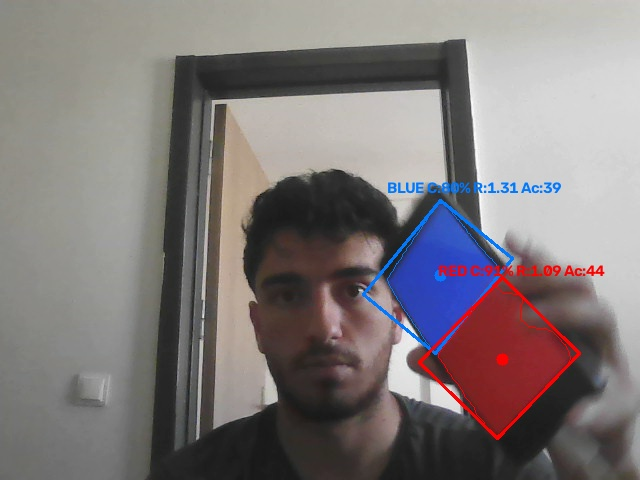
#> input picture debug_images/debug_20260711_152601_search.jpg, 640 x 480 px
$ python -i live_test.py   (imports and definitions only)
#> lines starting #> are read from the running program, lines starting #| are printed output that depends on the picture
# -*- coding: utf-8 -*-
"""
TEKNOFEST İHA - Döndürmeye Dayanıklı Canlı Hedef Tespit Testi

Kullanım:
    python live_test.py --sure 60 --pencere
    python live_test.py --sure 60
    python live_test.py --surekli --pencere

60 saniyelik test:
    0-10 sn   : HEDEF YOK
    10-20 sn  : SADECE MAVİ
    20-30 sn  : HEDEF YOK
    30-40 sn  : SADECE KIRMIZI
    40-50 sn  : HEDEF YOK
    50-60 sn  : MAVİ + KIRMIZI

Durdurma:
    CTRL+C
    Q
    ESC
"""

import argparse
import os
import signal
import sys
import time
from dataclasses import dataclass, field
from typing import Dict, List, Optional, Tuple
import cv2
import numpy as np
from picamera2 import Picamera2


# =============================================================================
# RASPBERRY PI KAMERA DESTEĞİ
# =============================================================================

try:


    HAS_PICAMERA2 = True
except ImportError:
    HAS_PICAMERA2 = False


# =============================================================================
# KAMERA AYARLARI
# =============================================================================

CAMERA_WIDTH = 640
CAMERA_HEIGHT = 480
CAMERA_FPS = 30
CAMERA_INDEX = 0


# =============================================================================
# HSV RENK ARALIKLARI
# =============================================================================

# Mavi
BLUE_HSV_LOWER = np.array([95, 80, 50], dtype=np.uint8)
BLUE_HSV_UPPER = np.array([135, 255, 255], dtype=np.uint8)

# Kırmızı - iki Hue bölgesi
RED_HSV_LOWER_1 = np.array([0, 140, 70], dtype=np.uint8)
RED_HSV_UPPER_1 = np.array([10, 255, 255], dtype=np.uint8)

RED_HSV_LOWER_2 = np.array([170, 140, 70], dtype=np.uint8)
RED_HSV_UPPER_2 = np.array([179, 255, 255], dtype=np.uint8)


# =============================================================================
# MAVİ HEDEF FİLTRELERİ
# =============================================================================

MIN_CONTOUR_AREA_BLUE = 800
MAX_CONTOUR_AREA_BLUE = 190000

# minAreaRect kullanıldığı için oran her zaman uzun/kısa şeklinde >= 1 olur.
BLUE_ASPECT_RATIO_MIN = 1.00
BLUE_ASPECT_RATIO_MAX = 1.70

BLUE_RECTANGULARITY_MIN = 0.60

BLUE_MIN_CORNERS = 4
BLUE_MAX_CORNERS = 6

MIN_CONFIDENCE_BLUE = 70.0


# =============================================================================
# KIRMIZI HEDEF FİLTRELERİ
# =============================================================================

MIN_CONTOUR_AREA_RED = 1200
MAX_CONTOUR_AREA_RED = 190000

RED_ASPECT_RATIO_MIN = 1.00
RED_ASPECT_RATIO_MAX = 1.70

RED_RECTANGULARITY_MIN = 0.65

RED_MIN_CORNERS = 4
RED_MAX_CORNERS = 6

MIN_CONFIDENCE_RED = 72.0


# =============================================================================
# GÖRÜNTÜ İŞLEME AYARLARI
# =============================================================================

GAUSSIAN_BLUR_SIZE = 5

OPEN_KERNEL_SIZE = 3
CLOSE_KERNEL_SIZE = 5

OPEN_ITERATIONS = 1
CLOSE_ITERATIONS = 2

SHAPE_APPROX_EPSILON = 0.04


# =============================================================================
# TAKİP AYARLARI
# =============================================================================

REQUIRED_CONSECUTIVE_FRAMES = 5

TRACK_MAX_DISTANCE_PX = 120.0
TRACK_MAX_MISSED_FRAMES = 8


# =============================================================================
# DEBUG AYARLARI
# =============================================================================

DEBUG_DIR = "debug_images"


# =============================================================================
# VERİ SINIFLARI
# =============================================================================


# =============================================================================
# YARDIMCI FONKSİYONLAR
# =============================================================================

# [866 lines left out: functions euclidean_distance, clean_mask, calculate_center, normalize_rotated_angle, calculate_confidence, find_detections and 7 more, not called in this run]


# =============================================================================
# SİNYAL YÖNETİMİ
# =============================================================================

stop_requested = False


# [9 lines left out: function signal_handler, not called in this run]


# [9 lines not run here, left out]


# =============================================================================
# ANA PROGRAM
# =============================================================================

# [542 lines left out: function main, not called in this run]


# [2 lines not run here, left out]

>>> import cv2
>>> picture = cv2.imread('debug_images/debug_20260711_152601_search.jpg', cv2.IMREAD_GRAYSCALE)
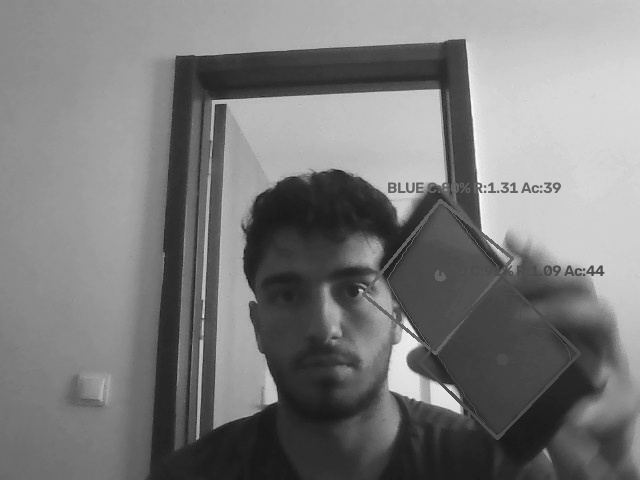
#> picture: shape (480, 640); min 22, max 255, mean 123.2
#> (the run stopped early here; a loop or call above may not have finished)

$ run again, on debug_images/debug_20260711_153354_search.jpg
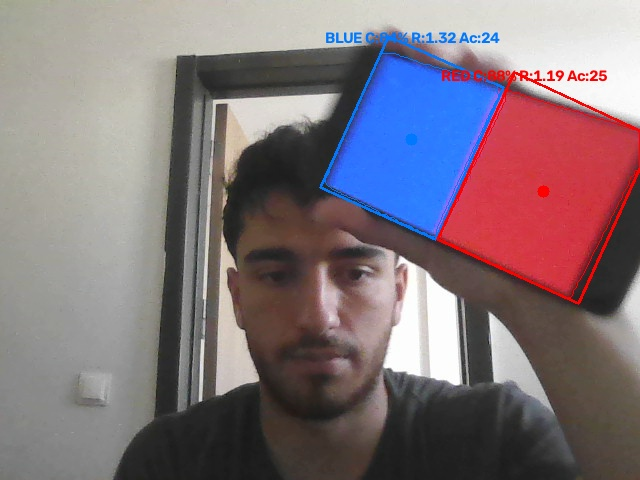
#> input picture debug_images/debug_20260711_153354_search.jpg, 640 x 480 px
#> `picture = cv2.imread('debug_images/debug_20260711_152601_search.jpg', ..`:
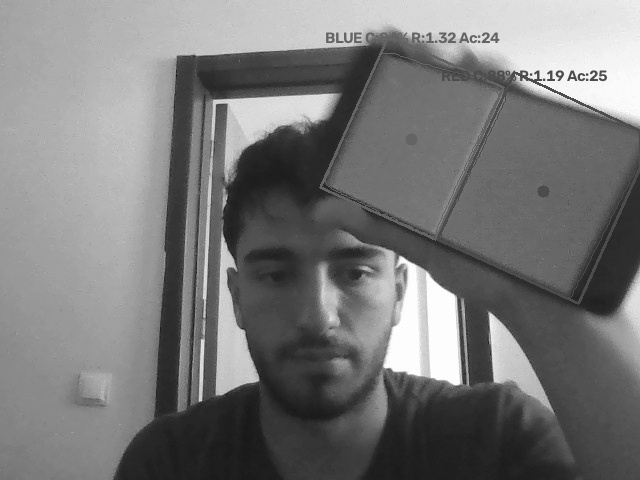
#> picture: shape (480, 640); min 17, max 255, mean 120.7

$ run again, on debug_images/debug_20260711_154601_search.jpg
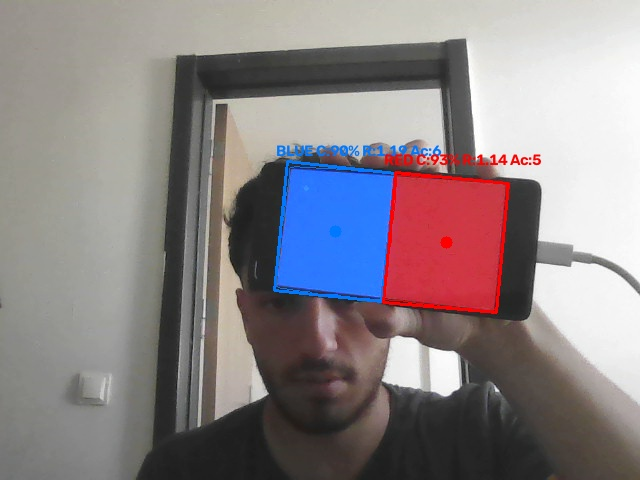
#> input picture debug_images/debug_20260711_154601_search.jpg, 640 x 480 px
#> `picture = cv2.imread('debug_images/debug_20260711_152601_search.jpg', ..`:
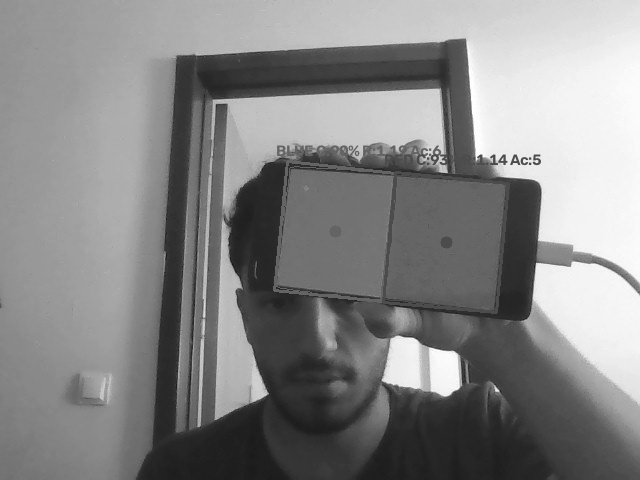
#> picture: shape (480, 640); min 22, max 255, mean 134.2
